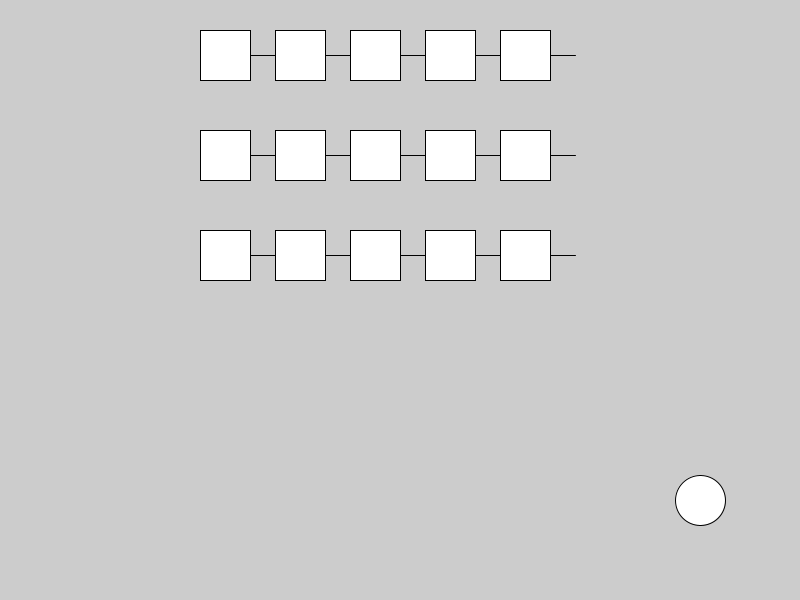
Frame 1 (no input)
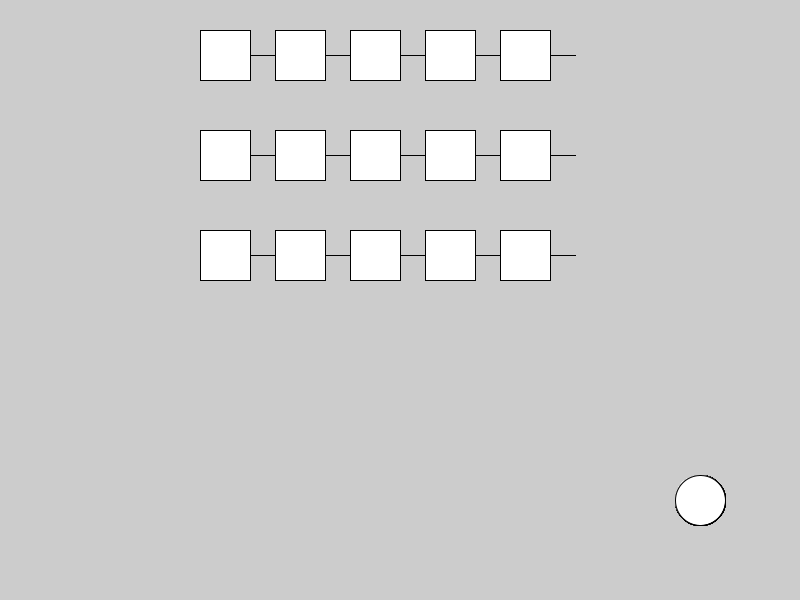
Frame 60 (the mouse pressed at the canvas centre just before this capture)
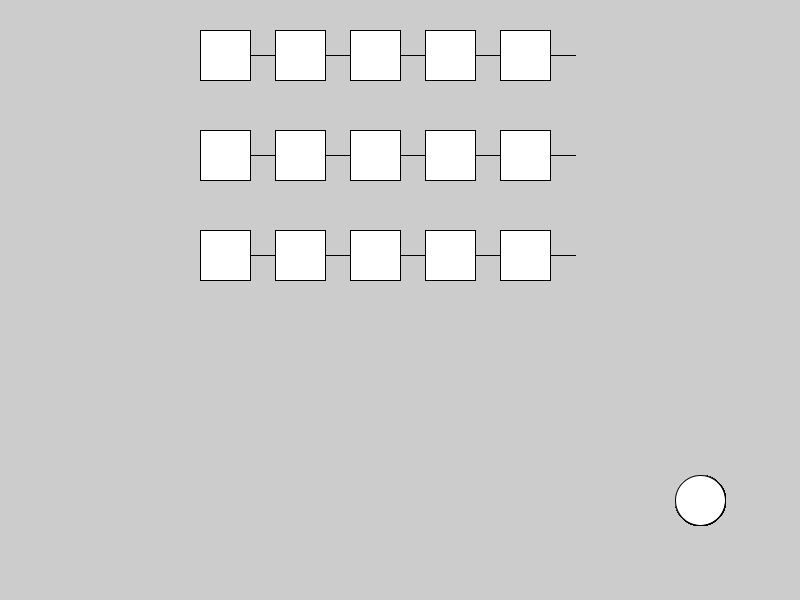
Frame 120 (the mouse held since frame 60 and released just before this capture)

The Processing sketch that drew these frames (run headless with seeded random() and noise(); from frame 60 on, the mouse is pressed at the canvas centre):

// Processing sketch: simulator
// ── simulator.pde
int numberOfLines = 3;

Scheduler scheduler;

void setup(){
  size(800,600);
  
  scheduler = new Scheduler();
}

void draw(){
  scheduler.draw();
}

void mouseClicked(){
  scheduler.mouseClicked();
}
// ── Factory.pde
class Factory{
  ArrayList<Line> lines = new ArrayList<Line>();
  ArrayList<ManufacturingOrder> manufacturingOrders = new ArrayList<ManufacturingOrder>();
  
  Factory(){
  }
  
  void draw(){
    for(int i=0; i<manufacturingOrders.size();i++){
      ManufacturingOrder manufacturingOrder = manufacturingOrders.get(i);
      textSize(20);
      text(manufacturingOrder.numberOfProducts, 50, (50 * i) + 30);
    }
    
    for(int i=0; i<lines.size();i++){
      Line line = lines.get(i);
      line.draw();
    }
  }
  
  void doAction(){
    
  }
  
  void addLine(Line line){
    this.lines.add(line);
  }
  
  void addManufacturingOrder(ManufacturingOrder manufacturingOrder){
    manufacturingOrders.add(manufacturingOrder);
  }
  
  void mouseClicked(){
  }
}
// ── Line.pde
class Line{
  int posX;
  int posY;
  
  ArrayList<WorkStation> workStations = new ArrayList<WorkStation>();
  
  Line(int numberOfWorkStations, int pposX, int pposY){
    posX = pposX;
    posY = pposY;
    
    for(int i=0; i<numberOfWorkStations;i++){
      workStations.add(new WorkStation(i, posX, posY));
    }
  }
  
  void draw(){
    for(int i=0; i<workStations.size();i++){
      WorkStation workStation = workStations.get(i);
      workStation.draw();
    }
  }
}
// ── ManufacturingOrder.pde
class ManufacturingOrder{
  int numberOfProducts;
  
  ManufacturingOrder(int pnumberOfProducts){
    numberOfProducts = pnumberOfProducts;
  }
  
  void draw(){
  }
}
// ── Product.pde
class Product{
}
// ── Scheduler.pde
class Scheduler{
  Factory factory;
  
  Scheduler(){
    factory = new Factory();
    
    for(int i=0; i<numberOfLines;i++){
      factory.addLine(new Line(5, 200, (100 * i) + 30));
    }
    
    
    
  }
  
  void draw(){
    if(frameCount%300==0){
      //this.addManufacturingOrders();
      factory.doAction();
    }
    factory.draw();
    
    this.drawAddManufacturingOrderButton();
  }
  
  void addManufacturingOrders(){
    int numberOfMO = round(random(1,4));
    for(int i=0; i<numberOfMO; i++){
      factory.addManufacturingOrder(new ManufacturingOrder(round(random(1,10))));
    }
  }
  
  void mouseClicked(){
    this.clickButtonAddManufacturingOrder();
    factory.mouseClicked();
  }
  
  void drawAddManufacturingOrderButton(){
    ellipse(width-100,height-100,50,50);
  }
  
  void clickButtonAddManufacturingOrder(){
    if(dist(mouseX, mouseY, width-100, height-100)<25){
      this.addManufacturingOrders();
    }
  }
}
// ── WorkStation.pde
class WorkStation{
  int posX;
  int posY;
  int tam = 50;
  
  WorkStation(int ppos, int pposX, int pposY){
    posX = pposX + (ppos * (tam + tam/2));
    posY = pposY;
  }
  
  void draw(){
    rect(posX, posY, tam, tam);
    line(posX + tam, posY + tam/2, posX + tam + tam/2, posY + tam/2);
  }
  
}
